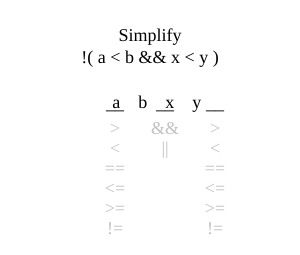
Frame 1 (no input)
Frame 60 (no input): identical to frame 1, image omitted
Frame 120 (the mouse pressed at the canvas centre since frame 60): identical to frame 1, image omitted

The p5.js sketch that drew this single still picture (run headless with seeded random() and noise() and a simulated clock; from frame 60 on, the mouse is pressed at the canvas centre):

// p5.js sketch
// ── sketch.js
function setup() {
  createCanvas(300, 255);
  chal = createCheckbox("Challenge Mode");
  chal.style("font-family", "Consolas,Lucida Console,courier,monaco,monospace");
  chal.style("font-size", "10pt");
  

  ops = [];
  ops.push(
    new op(">", "<=", (a, b) => {
      return a > b;
    })
  );
  ops.push(
    new op("<", ">=", (a, b) => {
      return a < b;
    })
  );
  ops.push(
    new op("==", "!=", (a, b) => {
      return a == b;
    })
  );
  ops.push(
    new op("<=", ">", (a, b) => {
      return a <= b;
    })
  );
  ops.push(
    new op(">=", "<", (a, b) => {
      return a >= b;
    })
  );
  ops.push(
    new op("!=", "==", (a, b) => {
      return a != b;
    })
  );

  initQuestion();

  streak = 0;
  longestStreak = -1;

  // showSolution = false;
}

function draw() {
  background(255);
  fill(0);
  textAlign(CENTER, CENTER);
  textFont("Consolas,Lucida Console,courier,monaco,monospace");
  textSize(18);

  text(
    `Simplify\n!( ${signA.toString("a", "b")} ${andOr.sign} ${signB.toString(
      "x",
      "y"
    )} )\n\n   a    b    x    y`,
    width / 2,
    70
  );

  solA.paint();
  solB.paint();
  midSol.paint();
  textSize(14);
  rectMode(CENTER);
  //  text(flipA.sign +" "+ solA.sel +" "+  flipB.sign+" "+ solB.sel+" "+checkSol(), 150,250);
  if (solReady()) {
    noFill();
    
    rect(160, 150, 90, 30); //115 205  135  165
    fill(0);
    text(buttonText, 160, 150);
  }

  if (chal.checked()) {
    fill(0);
    textAlign(LEFT, CENTER);
    textSize(12);
    text("Current Streak:" + streak, 5, 10);
    if(longestStreak != -1)
    text("Longest Streak:" + longestStreak, 175, 10);
    textAlign(CENTER, CENTER);
  }

  if (showSolution) {
    fill(222, 0, 0);
    textSize(18);
    text(
      `${flipA.toString("a", "b")} ${andOrFlip.sign} ${flipB.toString(
        "x",
        "y"
      )}`,
      width / 2 + 10,
      190
    );
  }
}

function mousePressed() {
  if (mouseX < 205 && mouseX > 115 && mouseY > 135 && mouseY < 165) {
    if (solReady()) {
      if (showSolution) {
        initQuestion();
      } else if (checkSol()) {
        initQuestion();
        streak++;
      } else {
        if(streak>0)
        longestStreak = max(longestStreak,streak);
        streak = 0;
        showSolution = true;
        buttonText = "Next";
      }
      return;
    }
  }  
    solA.mousePressed();
    solB.mousePressed();
    midSol.mousePressed();
  
}

function initQuestion() {
  signA = random(ops);
  signB = random(ops);

  flipA = signA.flipped();
  flipB = signB.flipped();

  andOr = new op("&&", "||", (a, b) => {
    return a && b;
  });
  andOrFlip = new op("||", "&&", (a, b) => {
    return a || b;
  });
  if (random() < 0.5) {
    let x = andOr;
    andOr = andOrFlip;
    andOrFlip = x;
  }

  solA = new opSel();
  solA.x = 115;
  solA.y = 104;
  solB = new opSel();
  solB.x = 215;
  solB.y = 104;
  midSol = new opSel(["&&", "||"]);
  midSol.x = 165;
  midSol.y = 104;

  showSolution = false;
  buttonText = "Check";
}

function solReady() {
  return (
    !solA.menu &&
    !solB.menu &&
    !midSol.menu &&
    solA.sel != "__" &&
    solB.sel != "__" &&
    midSol.sel != "__" 
  );
}

function checkSol() {
  return (
    flipA.sign == solA.sel &&
    flipB.sign == solB.sel &&
    andOrFlip.sign == midSol.sel
  );
}

function opSel(list) {
  if (list == undefined) list = [">", "<", "==", "<=", ">=", "!="];
  this.options = list;
  this.sel = "__";
  this.menu = true;

  this.toString = () => {
    return this.isPressed() ? "?" : this.sel;
  };

  this.paint = () => {
    fill(0);
    text(this.toString(), this.x, this.y);

    fill(192);
    if (this.menu) {
      push();
      translate(0, 5);
      for (let s of this.options) {
        translate(0, 20);
        text(s, this.x, this.y);
      }

      pop();
    }
  };

  this.mousePressed = () => {
    if (this.menu) {
      let y = this.y + 5;
      for (let i in this.options) {
        y += 20;

        if (dist(mouseX, mouseY, this.x, y) < 10) {
          this.sel = this.options[i];
          this.menu = false;
          return;
        }
      }
    }

    if (dist(mouseX, mouseY, this.x, this.y) < 10) {
      this.menu = !this.menu;
    }
  };

  this.isPressed = () => {
    if (!this.menu) return dist(mouseX, mouseY, this.x, this.y) < 10;
  };
}

function op(sign, opposite, func, negate) {
  this.sign = sign;
  this.opposite = opposite;
  this.func = func;
  this.not = negate != undefined ? negate : random(7) < 1 ? true : false;

  this.toString = (a, b) => {
    let str = `${a} ${this.sign} ${b}`;
    return this.not ? "!(" + str + ")" : str;
  };

  this.copy = () => {
    return new op(this.sign, this.opposite, this.func, this.not);
  };

  this.flipped = () => {
    if (this.not) return new op(this.sign, this.opposite, this.func, false);

    for (let o of ops) {
      if (o.sign == this.opposite) {
        let cop = o.copy();
        cop.not = false;
        return cop;
      }
    }
  };
}
